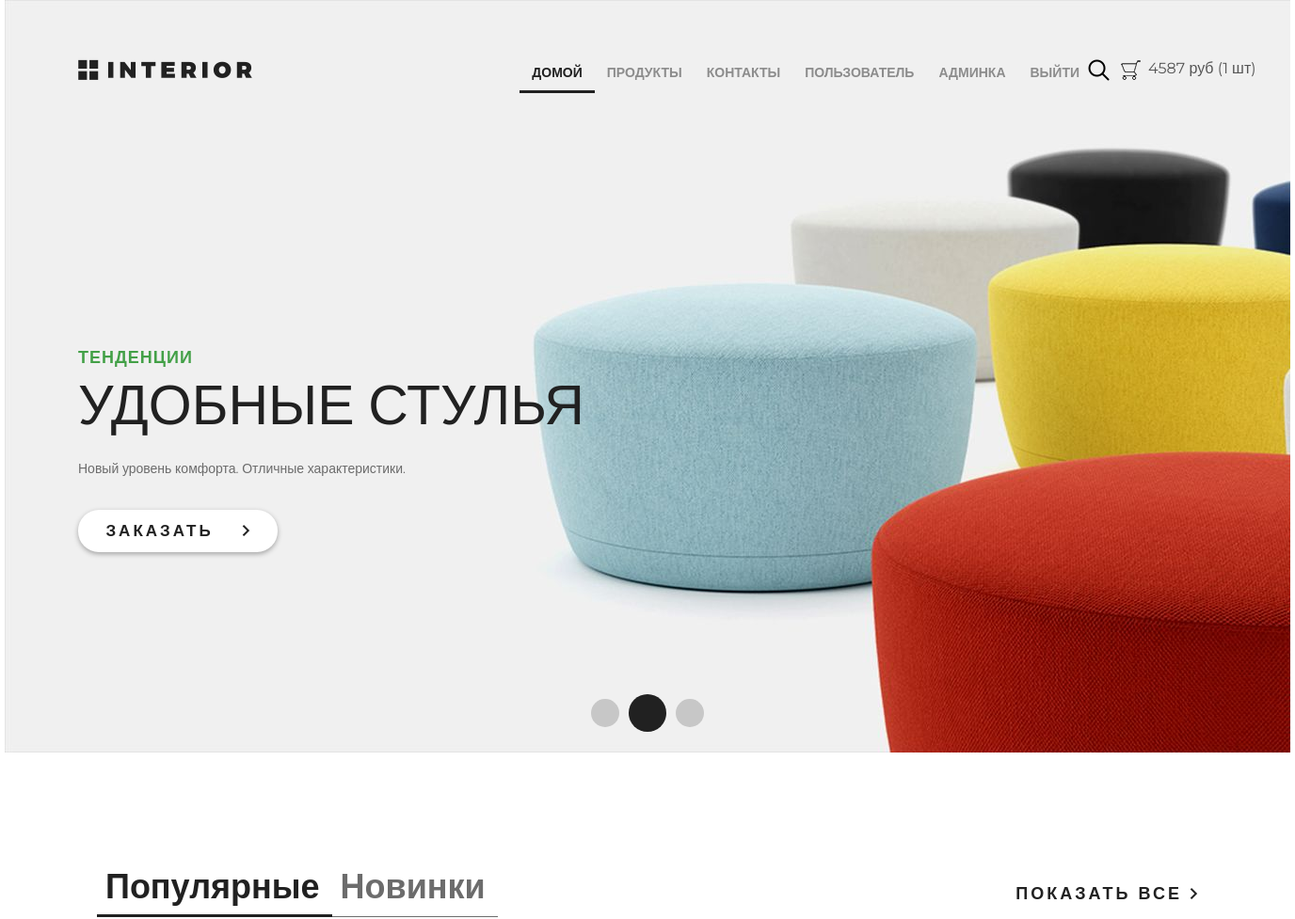
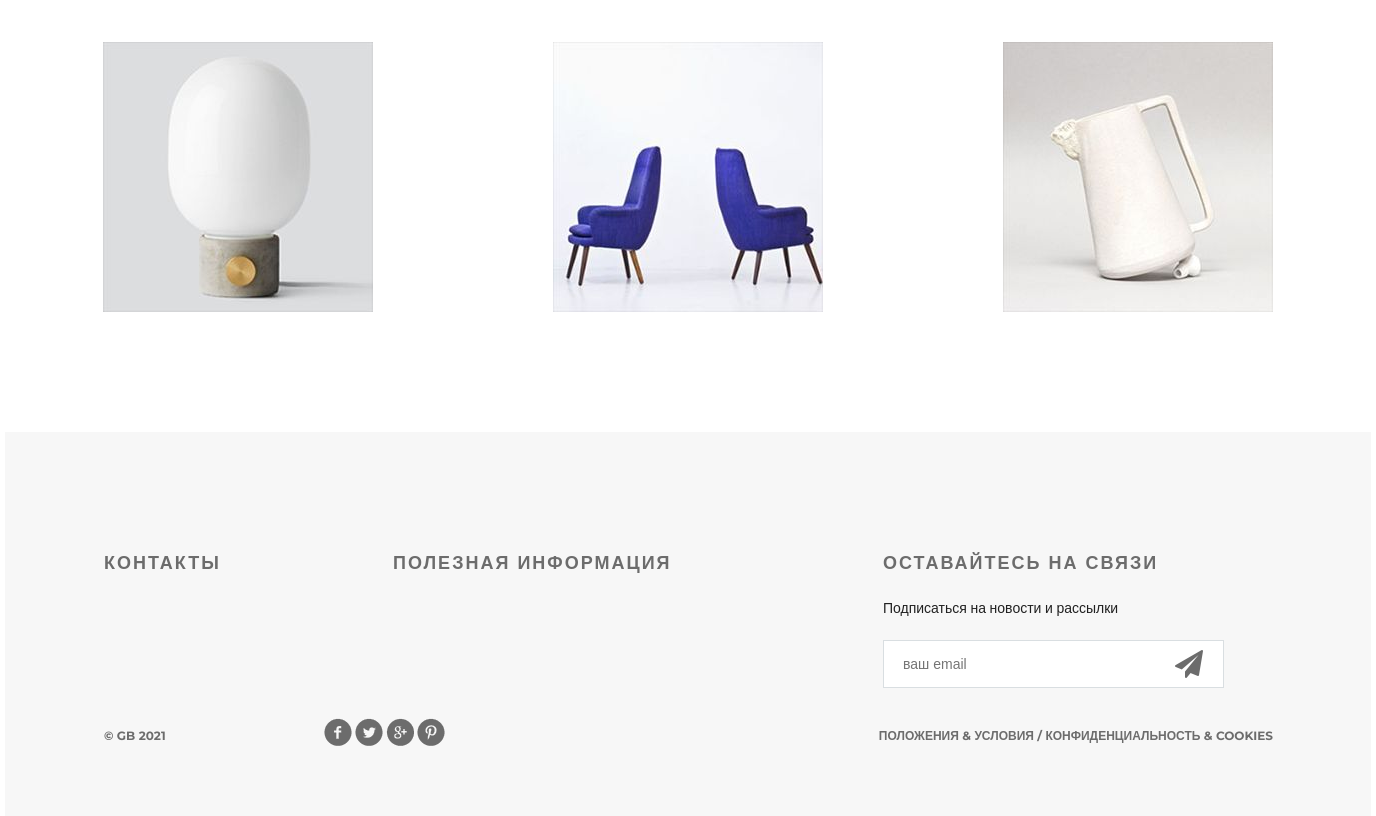
Screenshot of / (signed in) with the database file from the repository (2 pictures, top to bottom).
### authapp/models.py (models this page shows, shortened)
class ShopUser(AbstractUser):
    avatar = models.ImageField(upload_to='user_avatars', blank=True)
    age = models.PositiveIntegerField(verbose_name='возраст', null=True)
    activation_key = models.CharField(max_length=128, blank=True, null=True)
    activation_key_created = models.DateTimeField(auto_now_add=True, blank=True, null=True)

### basketapp/models.py (models this page shows)
class Basket(models.Model):
    objects = None
    user = models.ForeignKey(settings.AUTH_USER_MODEL, on_delete=models.CASCADE)
    product = models.ForeignKey(Product, on_delete=models.CASCADE)
    quantity = models.PositiveIntegerField(verbose_name='количество', default=0)
    add_datetime = models.DateTimeField(verbose_name='время добавления', auto_now_add=True)
    def _get_product_cost(self):
        return self.product.price * self.quantity
    product_cost = property(_get_product_cost)
    def _get_total_quantity(self):
        _items = Basket.objects.filter(user=self.user)
        _totalquantity = sum(list(map(lambda x: x.quantity, _items)))
        return _totalquantity
    total_quantity = property(_get_total_quantity)
    def _get_total_cost(self):
        _items = Basket.objects.filter(user=self.user)
        _totalcost = sum(list(map(lambda x: x.product_cost, _items)))
        return _totalcost
    total_cost = property(_get_total_cost)

### mainapp/models.py (models this page shows, shortened)
class Product(models.Model):
    category = models.ForeignKey(ProductCategory, on_delete=models.CASCADE)
    name = models.CharField(verbose_name='имя продукта', max_length=128)
    image = models.ImageField(upload_to='products_images', blank=True)
    short_desc = models.CharField(verbose_name='краткое описание продукта', max_length=60, blank=True)
    description = models.TextField(verbose_name='описание продукта', blank=True)
    price = models.DecimalField(verbose_name='цена продукта', max_digits=8, decimal_places=2, default=0)
    quantity = models.PositiveIntegerField(verbose_name='количество на складе', default=0)
    is_active = models.BooleanField(verbose_name='категория активна', default=True)

### mainapp/views.py (the view)
# urls.py: re_path(r'^$', mainapp.main, name='main'),
def main(request):
    title = 'главная'
    products = Product.objects.filter(is_active=True, category__is_active=True)[:3]
    content = {
        'title': title,
        'products': products,
    }
    return render(request, 'mainapp/index.html', content)

### mainapp/context_processors.py (called while the page is built)
def basket(request):
    basket_list = []
    if request.user.is_authenticated:
        basket_list = Basket.objects.filter(user=request.user)
    return {
        'basket': basket_list,
    }

### mainapp/templates/mainapp/index.html (shortened to what this page needs)
{% extends 'mainapp/base.html' %}
{% load static %}
{% block menu %}
    <div class="slider">
        <div class="header clearfix">
                {% include 'mainapp/includes/inc_menu.html' %}
        </div>
        <div class="text-slider">
            <h3 class="green">тенденции</h3>
            <h3 class="big"> удобные стулья</h3>
            <p>Новый уровень комфорта. Отличные характеристики.</p>
            <a href="{% url 'products:index' %}" class="button-order">
                заказать
                <img src="{% static 'img/arrow.png' %}" alt="">
            </a>
        </div>
        <div class="navi">
            <a href="#"></a><a href="#"></a><a href="#"></a>
        </div>
    </div>
{% endblock %}
{% block content %}
    <div class="featured">
        <div class="featured-menu">
            <a class="active" href="#">Популярные</a><a href="#">Новинки</a>
        </div>
        <a class="explore" href="#">показать все <img src="{% static 'img/arrow.png' %}" alt=""></a>
        <div class="clearfix">
        </div>
        <div class="tab-content">
            {% for product in products %}
                <div class="block">
                    <a href="{% url 'products:product' product.pk %}">
                        <img src="/media/{{ product.image }}" alt="{{ product.short_desc }}">
                    </a>
                </div>
            {% endfor %}
        </div>
    </div>
    <div class="clr"></div>
{% endblock %}

### mainapp/templates/mainapp/includes/inc_menu.html
<a href="{% url 'main' %}" class="logo"></a>
<ul class="menu">
    <li>
        <a href="{% url 'main' %}" class="{% if request.resolver_match.url_name == 'main' %}active{% endif %}">
            домой
        </a>
    </li>
    <li>
        <a href="{% url 'products:index' %}" class="{% if request.resolver_match.namespace == 'products' %}active{% endif %}">
            продукты
        </a>
    </li>
    <li>
        <a href="{% url 'contact' %}" class="{% if request.resolver_match.url_name == 'contact' %}active{% endif %}">
            контакты
        </a>
    </li>
    {% if user.is_authenticated %}
        <li>
            <a href="{% url 'auth:edit' %}">
                {{ user.first_name|default:'Пользователь' }}
            </a>
        </li>
    {% endif %}
    {% if user.is_superuser %}
        <li>
            <a href="{% url 'admin:users' %}">админка</a>
        </li>
    {% endif %}
    <li>
        {% if user.is_authenticated %}
            <a href="{% url 'auth:logout' %}">выйти</a>
        {% else %}
            <a href="{% url 'auth:login' %}">войти</a>
        {% endif %}
    </li>
</ul>
<a href="#" class="search"></a>
<a href="{% url 'basket:view' %}" class="basket">
    <span>
        {% if basket %}
            {{ basket.0.total_cost|floatformat:0 }} руб ({{ basket.0.total_quantity }} шт)
        {% endif %}
    </span>
</a>

### static/css/style.css (style rules this page uses)
* { margin: 0; padding: 0; }
body { font-family: 'Montserrat', sans-serif; }
html, body { height: 100%; }
.clr { height: 384px; }
.slider { height: 800px; background-image: url(/static/img/slider.jpg); padding-left: 78px; padding-right: 211px; position: relative; }
.logo { background-image: url(/static/img/logo.png); margin-top: 63px; width: 185px; height: 22px; float: left; }
.menu { list-style-type: none; margin-top: 67px; float: right; }
.menu li { float: left; }
.menu a { color: #8c8c8c; font-size: 14px; font-weight: 700; text-align: right; text-transform: uppercase; text-decoration: none; padding: 10px 13px; }
.menu .active { color: #212121; font-weight: 700; border-bottom: 3px solid #212121; }
.search { display: block; width: 23px; height: 23px; background-image: url(/static/img/search.png); position: absolute; top: 63px; left: 1151px; }
.basket { display: block; width: 23px; height: 23px; background-image: url(/static/img/basket.png); position: absolute; top: 63px; left: 1185px; text-decoration: none; color: #555; }
.basket span { display: block; margin-left: 30px; width: 150px; }
.clearfix:after { content: ""; display: block; clear: both; }
.text-slider { margin-top: 288px; position: absolute; }
.text-slider p { color: #6c6c6c; font-size: 14px; text-align: left; width: 458px; line-height: 24px; }
.button-order { background-color: #ffffff; box-shadow: 0px 2px 4.85px 0.15px rgba(33, 33, 33, 0.35); width: 212px; height: 45px; display: block; text-transform: uppercase; text-align: center; border-radius: 22px; text-decoration: none; color: #212121; font-size: 17px; font-weight: 700; line-height: 45px; margin-top: 32px; letter-spacing: 3px; }
.button-order img { padding-left: 22px; }
.green { text-transform: uppercase; color: #43a047; font-size: 18px; font-weight: 700; text-align: left; margin-bottom: 22px; line-height: 13px; letter-spacing: 1px; }
.big { color: #212121; font-size: 59px; line-height: 43px; text-transform: uppercase; font-weight: 100; margin-bottom: 34px; }
.navi { position: absolute; bottom: 22px; right: 618px; display: flex; width: 130px; height: 40px; justify-content: space-between; align-items: center; }
.navi a { display: block; width: 30px; height: 30px; border-radius: 50%; background-color: rgba(33, 33, 33, 0.2); float: left; margin: 0px 5px; }
.navi a:nth-child(2) { display: block; width: 40px; height: 40px; border-radius: 50%; background-color: #212121; float: left; margin: 0px; }
.featured { padding-left: 98px; padding-right: 98px; }
.featured-menu { margin-top: 120px; width: 300px; height: 49px; float: left; }
.featured-menu a { color: #6c6c6c; font-size: 36px; font-weight: 700; text-align: left; text-decoration: none; border-bottom: 1px solid #6c6c6c; padding-bottom: 10px; padding-right: 13px; padding-left: 9px; }
.featured-menu .active { font-size: 36px; font-weight: 700; text-align: left; color: #212121; border-bottom: 3px solid #212121; padding-bottom: 8px; }
.explore { text-transform: uppercase; color: #212121; font-size: 18px; font-weight: 700; line-height: 24px; text-align: center; float: right; margin-top: 138px; letter-spacing: 3px; text-decoration: none; }
.tab-content { margin-top: 50px; display: flex; justify-content: space-between; margin-bottom: 120px; }
.tab-content .block { height: 270px; width: 270px; position: relative; }

### rows the page displays
ShopUser: first_name "ПОЛЬЗОВАТЕЛЬ"
Basket: user+product+quantity "4587", user+quantity "1"
Product: image (picture)
Product: image (picture)
Product: image (picture)
